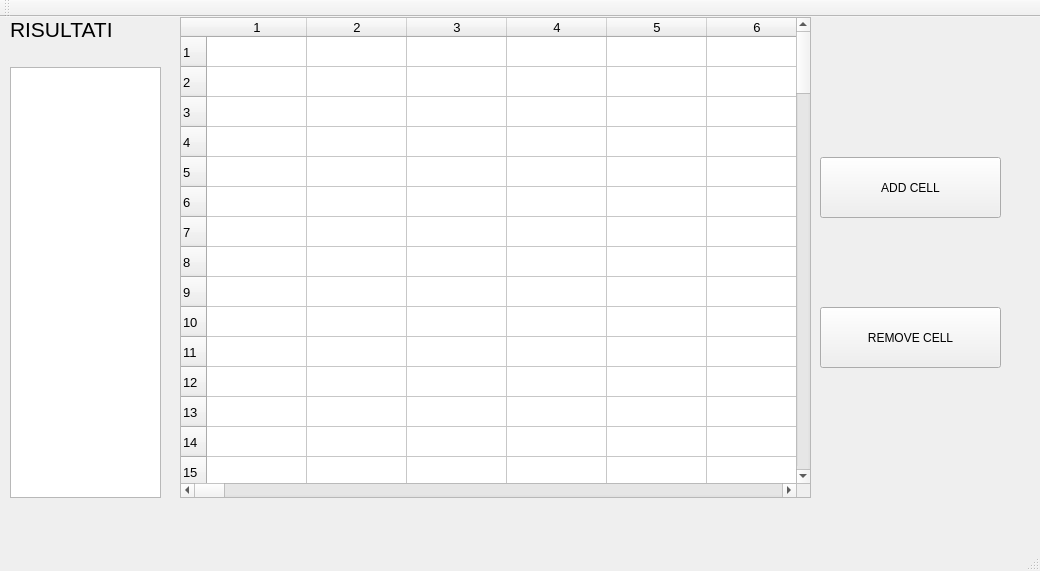
<?xml version="1.0" encoding="UTF-8"?>
<ui version="4.0">
 <class>MainWindow</class>
 <widget class="QMainWindow" name="MainWindow">
  <property name="geometry">
   <rect>
    <x>0</x>
    <y>0</y>
    <width>1040</width>
    <height>571</height>
   </rect>
  </property>
  <property name="windowTitle">
   <string>MainWindow</string>
  </property>
  <widget class="QWidget" name="centralWidget">
   <widget class="QLabel" name="label">
    <property name="geometry">
     <rect>
      <x>10</x>
      <y>0</y>
      <width>121</width>
      <height>21</height>
     </rect>
    </property>
    <property name="text">
     <string>&lt;html&gt;&lt;head/&gt;&lt;body&gt;&lt;p&gt;&lt;span style=&quot; font-size:16pt;&quot;&gt;RISULTATI&lt;/span&gt;&lt;/p&gt;&lt;/body&gt;&lt;/html&gt;</string>
    </property>
   </widget>
   <widget class="QPushButton" name="removeButton">
    <property name="geometry">
     <rect>
      <x>820</x>
      <y>290</y>
      <width>181</width>
      <height>61</height>
     </rect>
    </property>
    <property name="text">
     <string>REMOVE CELL</string>
    </property>
   </widget>
   <widget class="QPushButton" name="addButton">
    <property name="geometry">
     <rect>
      <x>820</x>
      <y>140</y>
      <width>181</width>
      <height>61</height>
     </rect>
    </property>
    <property name="text">
     <string>ADD CELL</string>
    </property>
   </widget>
   <widget class="QTableWidget" name="tableWidget">
    <property name="geometry">
     <rect>
      <x>180</x>
      <y>0</y>
      <width>631</width>
      <height>481</height>
     </rect>
    </property>
    <property name="sizePolicy">
     <sizepolicy hsizetype="MinimumExpanding" vsizetype="MinimumExpanding">
      <horstretch>0</horstretch>
      <verstretch>0</verstretch>
     </sizepolicy>
    </property>
    <property name="font">
     <font>
      <pointsize>10</pointsize>
     </font>
    </property>
    <property name="selectionMode">
     <enum>QAbstractItemView::SingleSelection</enum>
    </property>
    <property name="rowCount">
     <number>100</number>
    </property>
    <property name="columnCount">
     <number>100</number>
    </property>
    <row/>
    <row/>
    <row/>
    <row/>
    <row/>
    <row/>
    <row/>
    <row/>
    <row/>
    <row/>
    <row/>
    <row/>
    <row/>
    <row/>
    <row/>
    <row/>
    <row/>
    <row/>
    <row/>
    <row/>
    <row/>
    <row/>
    <row/>
    <row/>
    <row/>
    <row/>
    <row/>
    <row/>
    <row/>
    <row/>
    <row/>
    <row/>
    <row/>
    <row/>
    <row/>
    <row/>
    <row/>
    <row/>
    <row/>
    <row/>
    <row/>
    <row/>
    <row/>
    <row/>
    <row/>
    <row/>
    <row/>
    <row/>
    <row/>
    <row/>
    <row/>
    <row/>
    <row/>
    <row/>
    <row/>
    <row/>
    <row/>
    <row/>
    <row/>
    <row/>
    <row/>
    <row/>
    <row/>
    <row/>
    <row/>
    <row/>
    <row/>
    <row/>
    <row/>
    <row/>
    <row/>
    <row/>
    <row/>
    <row/>
    <row/>
    <row/>
    <row/>
    <row/>
    <row/>
    <row/>
    <row/>
    <row/>
    <row/>
    <row/>
    <row/>
    <row/>
    <row/>
    <row/>
    <row/>
    <row/>
    <row/>
    <row/>
    <row/>
    <row/>
    <row/>
    <row/>
    <row/>
    <row/>
    <row/>
    <row/>
    <column/>
    <column/>
    <column/>
    <column/>
    <column/>
    <column/>
    <column/>
    <column/>
    <column/>
    <column/>
    <column/>
    <column/>
    <column/>
    <column/>
    <column/>
    <column/>
    <column/>
    <column/>
    <column/>
    <column/>
    <column/>
    <column/>
    <column/>
    <column/>
    <column/>
    <column/>
    <column/>
    <column/>
    <column/>
    <column/>
    <column/>
    <column/>
    <column/>
    <column/>
    <column/>
    <column/>
    <column/>
    <column/>
    <column/>
    <column/>
    <column/>
    <column/>
    <column/>
    <column/>
    <column/>
    <column/>
    <column/>
    <column/>
    <column/>
    <column/>
    <column/>
    <column/>
    <column/>
    <column/>
    <column/>
    <column/>
    <column/>
    <column/>
    <column/>
    <column/>
    <column/>
    <column/>
    <column/>
    <column/>
    <column/>
    <column/>
    <column/>
    <column/>
    <column/>
    <column/>
    <column/>
    <column/>
    <column/>
    <column/>
    <column/>
    <column/>
    <column/>
    <column/>
    <column/>
    <column/>
    <column/>
    <column/>
    <column/>
    <column/>
    <column/>
    <column/>
    <column/>
    <column/>
    <column/>
    <column/>
    <column/>
    <column/>
    <column/>
    <column/>
    <column/>
    <column/>
    <column/>
    <column/>
    <column/>
    <column/>
    <item row="0" column="0">
     <property name="textAlignment">
      <set>AlignCenter</set>
     </property>
    </item>
   </widget>
   <widget class="QTextEdit" name="textEdit">
    <property name="geometry">
     <rect>
      <x>10</x>
      <y>50</y>
      <width>151</width>
      <height>431</height>
     </rect>
    </property>
    <property name="font">
     <font>
      <pointsize>12</pointsize>
     </font>
    </property>
    <property name="cursor" stdset="0">
     <cursorShape>ArrowCursor</cursorShape>
    </property>
    <property name="readOnly">
     <bool>true</bool>
    </property>
   </widget>
  </widget>
  <widget class="QMenuBar" name="menuBar">
   <property name="geometry">
    <rect>
     <x>0</x>
     <y>0</y>
     <width>1040</width>
     <height>21</height>
    </rect>
   </property>
  </widget>
  <widget class="QToolBar" name="mainToolBar">
   <attribute name="toolBarArea">
    <enum>TopToolBarArea</enum>
   </attribute>
   <attribute name="toolBarBreak">
    <bool>false</bool>
   </attribute>
  </widget>
  <widget class="QStatusBar" name="statusBar"/>
 </widget>
 <layoutdefault spacing="6" margin="11"/>
 <resources/>
 <connections/>
</ui>
